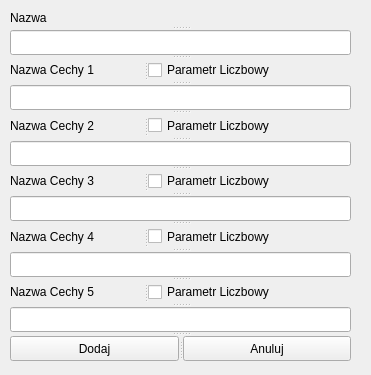
<?xml version="1.0" encoding="UTF-8"?>
<ui version="4.0">
 <class>dodaj_kategorie</class>
 <widget class="QWidget" name="dodaj_kategorie">
  <property name="geometry">
   <rect>
    <x>0</x>
    <y>0</y>
    <width>371</width>
    <height>375</height>
   </rect>
  </property>
  <property name="windowTitle">
   <string>dodaj_kategorie</string>
  </property>
  <widget class="QSplitter" name="splitter_7">
   <property name="geometry">
    <rect>
     <x>10</x>
     <y>10</y>
     <width>341</width>
     <height>351</height>
    </rect>
   </property>
   <property name="orientation">
    <enum>Qt::Vertical</enum>
   </property>
   <widget class="QLabel" name="label">
    <property name="text">
     <string>Nazwa</string>
    </property>
   </widget>
   <widget class="QLineEdit" name="nazwa_txt"/>
   <widget class="QSplitter" name="splitter_5">
    <property name="orientation">
     <enum>Qt::Horizontal</enum>
    </property>
    <widget class="QLabel" name="label_2">
     <property name="text">
      <string>Nazwa Cechy 1</string>
     </property>
    </widget>
    <widget class="QCheckBox" name="checkBox">
     <property name="text">
      <string>Parametr Liczbowy</string>
     </property>
    </widget>
   </widget>
   <widget class="QLineEdit" name="cecha1_txt"/>
   <widget class="QSplitter" name="splitter_4">
    <property name="orientation">
     <enum>Qt::Horizontal</enum>
    </property>
    <widget class="QLabel" name="label_3">
     <property name="text">
      <string>Nazwa Cechy 2</string>
     </property>
    </widget>
    <widget class="QCheckBox" name="checkBox_2">
     <property name="text">
      <string>Parametr Liczbowy</string>
     </property>
    </widget>
   </widget>
   <widget class="QLineEdit" name="cecha2_txt"/>
   <widget class="QSplitter" name="splitter_3">
    <property name="orientation">
     <enum>Qt::Horizontal</enum>
    </property>
    <widget class="QLabel" name="label_4">
     <property name="text">
      <string>Nazwa Cechy 3</string>
     </property>
    </widget>
    <widget class="QCheckBox" name="checkBox_3">
     <property name="text">
      <string>Parametr Liczbowy</string>
     </property>
    </widget>
   </widget>
   <widget class="QLineEdit" name="cecha3_txt"/>
   <widget class="QSplitter" name="splitter_2">
    <property name="orientation">
     <enum>Qt::Horizontal</enum>
    </property>
    <widget class="QLabel" name="label_5">
     <property name="text">
      <string>Nazwa Cechy 4</string>
     </property>
    </widget>
    <widget class="QCheckBox" name="checkBox_4">
     <property name="text">
      <string>Parametr Liczbowy</string>
     </property>
    </widget>
   </widget>
   <widget class="QLineEdit" name="cecha4_txt"/>
   <widget class="QSplitter" name="splitter">
    <property name="orientation">
     <enum>Qt::Horizontal</enum>
    </property>
    <widget class="QLabel" name="label_6">
     <property name="text">
      <string>Nazwa Cechy 5</string>
     </property>
    </widget>
    <widget class="QCheckBox" name="checkBox_5">
     <property name="text">
      <string>Parametr Liczbowy</string>
     </property>
    </widget>
   </widget>
   <widget class="QLineEdit" name="cecha5_txt"/>
   <widget class="QSplitter" name="splitter_6">
    <property name="orientation">
     <enum>Qt::Horizontal</enum>
    </property>
    <widget class="QPushButton" name="dodaj_btn">
     <property name="text">
      <string>Dodaj</string>
     </property>
    </widget>
    <widget class="QPushButton" name="anuluj_btn">
     <property name="text">
      <string>Anuluj</string>
     </property>
    </widget>
   </widget>
  </widget>
 </widget>
 <layoutdefault spacing="6" margin="11"/>
 <resources/>
 <connections/>
</ui>
